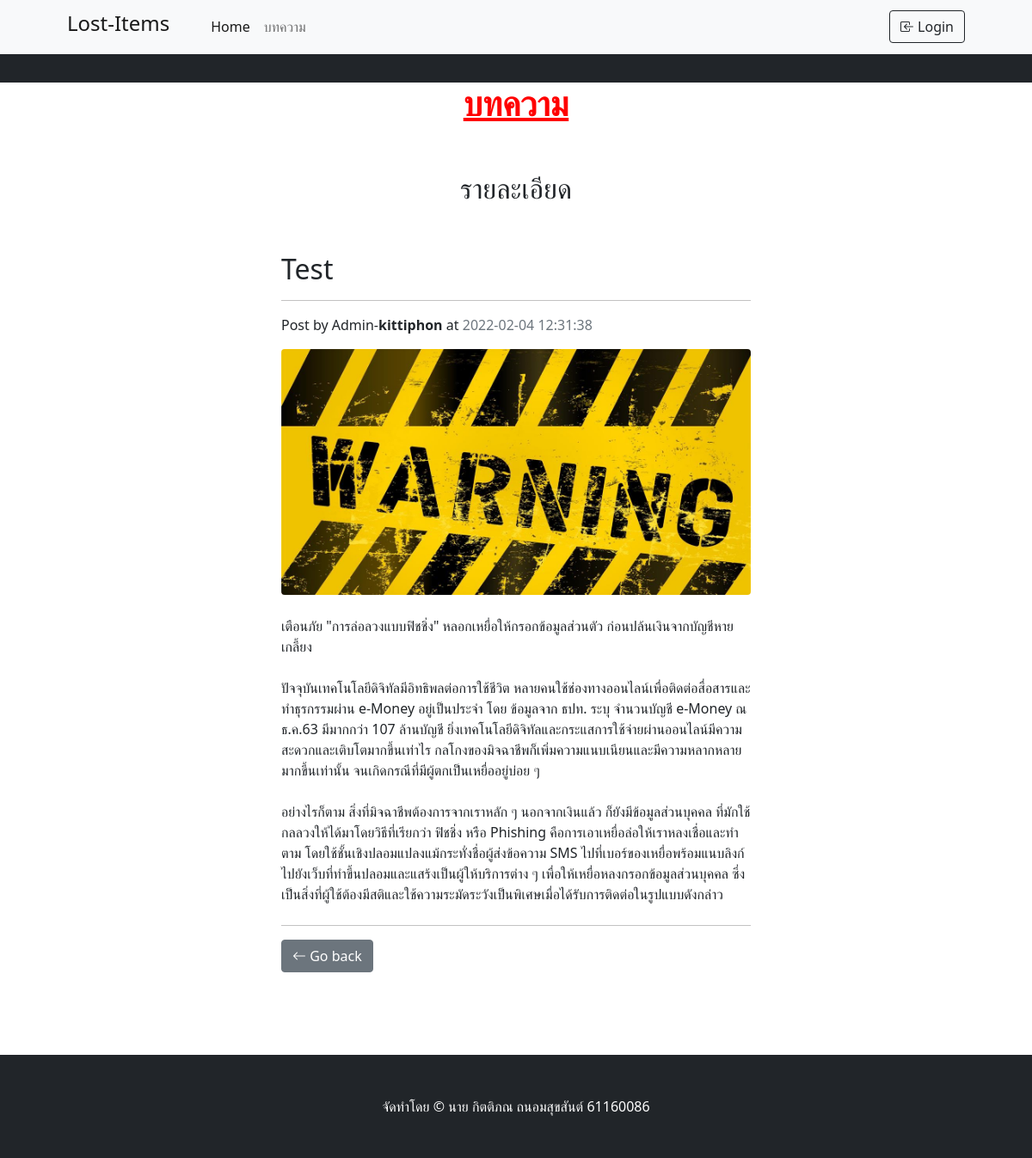
Screenshot of /admin/articles_detail.php?id=1 with the database file from the repository.
### tables this page shows
CREATE TABLE `articles` (
  `ID_articles` int(11) NOT NULL,
  `authors_id` int(10) NOT NULL,
  `image` varchar(1000) NOT NULL,
  `title` varchar(250) NOT NULL,
  `body` varchar(10000) NOT NULL,
  `date` timestamp NOT NULL DEFAULT current_timestamp() ON UPDATE current_timestamp()
);

CREATE TABLE `users` (
  `ID_users` int(11) NOT NULL,
  `username` varchar(45) NOT NULL,
  `passwd` varchar(45) NOT NULL,
  `user_name` varchar(45) NOT NULL,
  `user_surname` varchar(45) NOT NULL,
  `email` varchar(45) NOT NULL,
  `phone` varchar(10) NOT NULL,
  `user_group` varchar(1) NOT NULL
);

### admin/articles_detail.php (the view, shortened to what this page needs)
<!DOCTYPE html>
<html lang="en">
    <head>
        <link href="https://cdn.jsdelivr.net/npm/bootstrap-icons@1.5.0/font/bootstrap-icons.css" rel="stylesheet" />
        <link href="../css/styles.css" rel="stylesheet" />
        <link rel="stylesheet" type="text/css" href="css/print.css">
    </head>
    <body >
        <nav class="navbar navbar-expand-lg navbar-light bg-light fixed-top">
            <div class="container px-4 px-lg-5">
                <a class="navbar-brand" href="#!"><h4>Lost-Items</h4></a>
                <div class="collapse navbar-collapse" id="navbarSupportedContent">
                    <ul class="navbar-nav me-auto mb-2 mb-lg-0 ms-lg-4">
                        <li class="nav-item"><a class="nav-link active" aria-current="page" href="../index.php">Home</a></li>
                        <li class="nav-item"><a class="nav-link" href="index-articles.php">บทความ</a></li>
                    </ul>
                    <?php
                        if (isset($_SESSION['loggedin'])) { $user_id = $_SESSION['user_id']; ?>
                    <form class="d-flex" action="../user_info.php">
                        <button class="btn btn-outline-dark"  type="submit">
                        <i class="bi bi-people-fill"></i>
                            บัญชี
                       </button>
                    </form>
                    &nbsp;
                    <form class="d-flex" action="../db/logout.php">
                        <button class="btn btn-outline-danger"  type="submit">
                        <i class="bi bi-box-arrow-in-left"></i>
                            Logout
                         </button>
                    </form>
                    <?php
                    } else { ?>
                         <form class="d-flex" action="../login.php">
                        <button class="btn btn-outline-dark"  type="submit">
                        <i class="bi bi-box-arrow-in-left"></i>
                            Login
                        </button>
                    </form>
                    <?php
                    }
                    ?>
                </div>
            </div>
        </nav>
<?php
    require_once('../db/connection.php');
    $mysqli = new mysqli($db_host, $db_user, $db_password, $db_name);
    $mysqli->set_charset("utf8");
if(isset($_REQUEST['id'])){
         $uid = trim($_REQUEST['id']);
         $uid = htmlentities($uid);
      $sql = "SELECT *
      FROM articles
      INNER JOIN users
      ON authors_id = users.ID_users
      WHERE ID_articles  = ? ";
      $stmt = $mysqli->prepare($sql);
      $stmt->bind_param("s",$uid);
      $stmt->execute();
      $result = $stmt->get_result();
      $row = $result->fetch_object();
?>
       <center><h1><b><u style="color:red">บทความ</u></b></h1></center>
      <section class="py-5 container" id="printJS-form">
      <center><h2>รายละเอียด</h2></center>
        <div class="row py-lg-5" >
            <div class="col-lg-6 col-md-8 mx-auto">
                <h2 class="fw-light"><b><?php echo $row->title ?></b></h2>
                <hr>
                <div >
                    <span class="noPrint">Post by Admin-<b><?php echo $row->user_name ?></b> at</span>
                    <span class="text-muted noPrint">
                    <?php echo $row->date ?>
                    </span>
                    <img src="../upload/<?php echo $row->image ?>" class="img-fluid rounded mt-3" alt="" >
                    <p class="my-4"><?php echo nl2br($row->body); ?></p>
                </div>
                <hr>
                <a class="btn btn-secondary noPrint" href="javascript:history.back()"><i class="bi bi-arrow-left"></i> Go back</a>
            </div>
        </div>
    </section>
        <footer class="py-5 bg-dark noPrint">
            <div class="container"><p class="m-0 text-center text-white">จัดทำโดย &copy; นาย กิตติภณ ถนอมสุขสันต์ 61160086</p></div>
        </footer>
<?php
 }else {
  header("location: user_info.php");
}
?>
    </body>
</html>

### css/print.css (style rules this page uses)
hr { display: block; height: 1px; background: transparent; width: 100%; border: none; border-top: solid 1px rgb(19, 15, 15); }

### rows the page displays
articles: title "Test", users.user_name "kittiphon", date "2022-02-04 12:31:38", image (picture), body "เตือนภัย \"การล่อลวงแบบฟิชชิ่ง\" หลอกเหยื่อให้กรอกข้อมูลส่วนตัว ก่อนปล้นเงินจากบัญชีหายเกลี้ยง ปัจจุบันเทคโนโลยีดิจิทัลมีอิทธิพลต่อการใช้ชีวิต หลายคนใช้ช่องทางออนไลน์เพื่อติดต่อสื่อสารและทำธุรกรรมผ่าน e-Money อยู่เป็นประจำ โดย ข้อมูลจาก ธปท. ระบุ จำนวนบัญชี e-Money ณ ธ.ค.63 มีมากกว่า 107 ล้านบัญชี ยิ่งเทคโนโลยีดิจิทัลและกระแสการใช้จ่ายผ่านออนไลน์มีความสะดวกและเติบโตมากขึ้นเท่าไร กลโกงของมิจฉาชีพก็เพิ่มความแนบเนียนและมีความหลากหลายมากขึ้นเท่านั้น จนเกิดกรณีที่มีผู้ตกเป็นเหยื่ออยู่บ่อย ๆ อย่างไรก็ตาม สิ่งที่มิจฉาชีพต้องการจากเราหลัก ๆ นอกจากเงินแล้ว ก็ยังมีข้อมูลส่วนบุคคล ที่มักใช้กลลวงให้ได้มาโดยวิธีที่เรียกว่า ฟิชชิ่ง หรือ Phishing คือการเอาเหยื่อล่อให้เราหลงเชื่อและทำตาม…"
